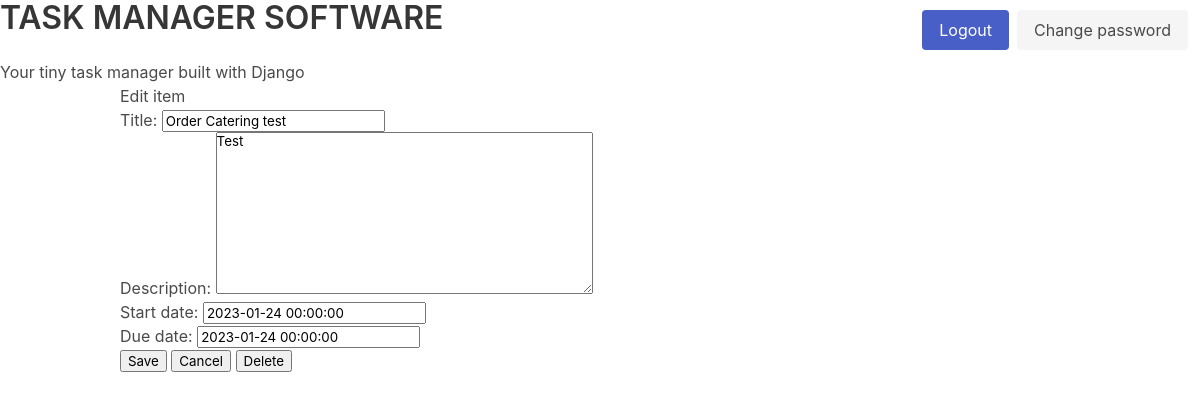
The app's page /task/34/ (signed in), older data.
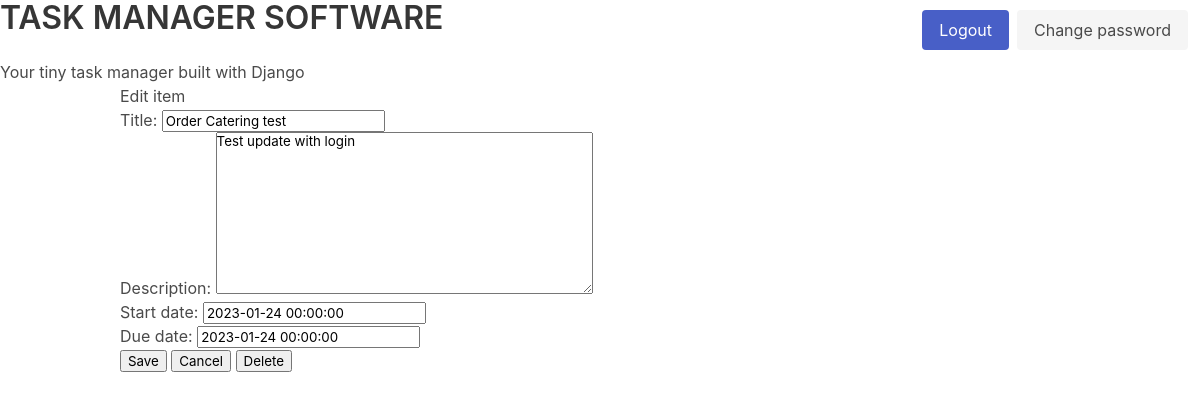
The same page, newer data.
### task_app/models.py (models this page shows, shortened)
class TaskItem(models.Model):
    title = models.CharField(max_length=100)
    description = models.TextField(null=True, blank=True)
    created_date = models.DateTimeField(auto_now_add=True)
    start_date = models.DateTimeField(default=timezone.now)
    due_date = models.DateTimeField(default=one_week_hence)
    class Meta:
        ordering = ["due_date"]

### task_app/views.py (the view)
# urls.py: path("task/<int:pk>/", views.ItemUpdate.as_view(), name="item-update", ),
class ItemUpdate(UpdateView):
    model = TaskItem
    fields = [
        "title",
        "description",
        "start_date",
        "due_date",
        ]
    @method_decorator(login_required)
    def dispatch(self, *args, **kwargs):
        return super(ItemUpdate, self).dispatch(*args, **kwargs)
    def get_context_data(self):
        context = super(ItemUpdate, self).get_context_data()
        context["title"] = "Edit item"
        return context

### task_app/templates/task_app/taskitem_form.html (shortened to what this page needs)
{% extends "base.html" %}
{% block content %}
<h3>{{ title }}</h3>
<div>
    <div>
        <form method="post">
            {{ form.as_p }}
            <input
                value="Save"
                type="submit">
           <input
                value="Cancel"
                type="button"
                onclick="location.href='{% url "index" %}';">
            {% if object %}
            <input
                value="Delete"
                type="button"
                onclick="location.href=
                '{% url "task-delete" object.id %}'">
            {% endif %}
        </form>
    </div>
</div>
{% endblock %}

Row changes from the older to the newer data that the page shows:
changed TaskItem "Order Catering test": description "Test" → "Test update with login"
